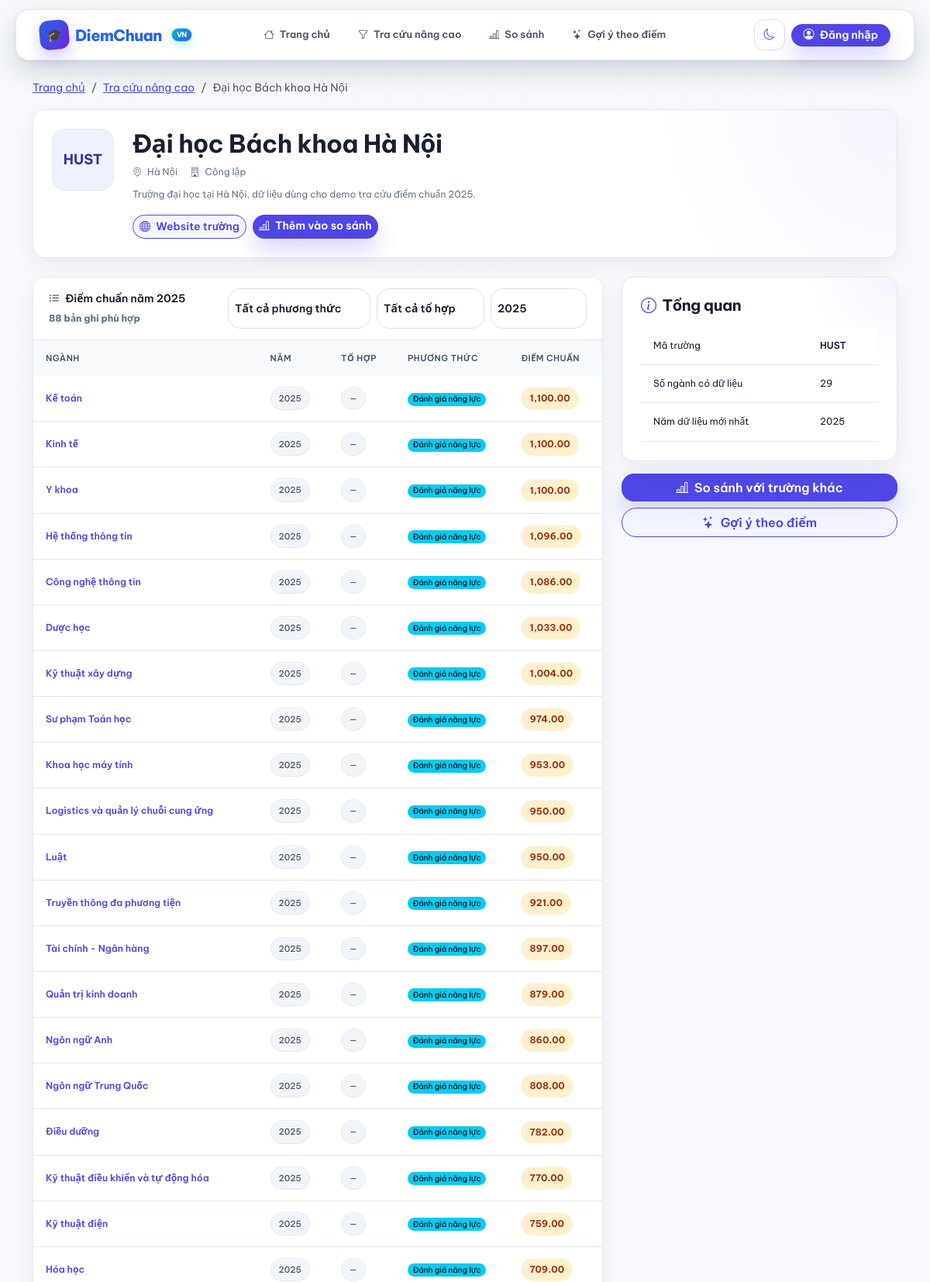
/university.php?id=1 (upper part), run on the app's committed database.
### tables this page shows
CREATE TABLE `universities` (
  `university_id` int(11) NOT NULL,
  `university_name` varchar(255) NOT NULL,
  `university_code` varchar(50) DEFAULT NULL,
  `province` varchar(100) DEFAULT NULL,
  `address` varchar(255) DEFAULT NULL,
  `website` varchar(255) DEFAULT NULL,
  `description` text DEFAULT NULL,
  `school_type` varchar(50) DEFAULT NULL,
  `is_featured` tinyint(1) DEFAULT 0,
  `logo` varchar(255) DEFAULT NULL
);

CREATE TABLE `admission_scores` (
  `score_id` int(11) NOT NULL,
  `university_id` int(11) NOT NULL,
  `major_id` int(11) NOT NULL,
  `year` int(11) NOT NULL,
  `combination` varchar(100) DEFAULT NULL,
  `method` varchar(50) DEFAULT 'THPT',
  `score` decimal(7,2) NOT NULL,
  `quota` int(11) DEFAULT 0
);

CREATE TABLE `majors` (
  `major_id` int(11) NOT NULL,
  `major_name` varchar(255) NOT NULL,
  `major_code` varchar(50) DEFAULT NULL
);

### includes/config.php (called while the page is built, shortened)
<?php
function url(string $path = ''): string
{
    $path = ltrim($path, '/');
    return BASE_URL . '/' . $path;
}

### includes/functions.php (called while the page is built, shortened)
<?php
require_once __DIR__.'/config.php';
function e(string $s):string{ return htmlspecialchars($s,ENT_QUOTES,'UTF-8'); }

### university.php (the view, shortened to what this page needs)
<?php
require_once 'includes/functions.php';
$id = (int)($_GET['id'] ?? 0);
$db = getDB();
$universityStmt = $db->prepare("
    SELECT *
    FROM universities
    WHERE university_id = ?
");
$universityStmt->execute([$id]);
$university = $universityStmt->fetch();
require_once 'includes/header.php';
function university_method_label(string $method): string
{
    $labels = [
        'THPT'    => 'Thi THPT',
        'HocBa'   => 'Học bạ',
        'TongHop' => 'Tổng hợp',
        'DGNL'    => 'Đánh giá năng lực',
    ];
    return $labels[$method] ?? $method;
}
function university_method_color(string $method): string
{
    $colors = [
        'THPT'    => 'primary',
        'HocBa'   => 'success',
        'TongHop' => 'warning',
        'DGNL'    => 'info',
    ];
    return $colors[$method] ?? 'secondary';
}
$yearsStmt = $db->prepare("
    SELECT DISTINCT year
    FROM admission_scores
    WHERE university_id = ?
    ORDER BY year DESC
");
$yearsStmt->execute([$id]);
$years = $yearsStmt->fetchAll(PDO::FETCH_COLUMN);
$filterYear = isset($_GET['year'])
    ? (int)$_GET['year']
    : (int)($years[0] ?? 0);
$where = ['s.university_id = :university_id'];
$params = [':university_id' => $id];
if ($filterYear > 0) {
    $where[] = 's.year = :year';
    $params[':year'] = $filterYear;
}
$scoresSql = "
    SELECT
        m.major_id,
        m.major_name,
        s.year,
        s.combination,
        s.method,
        s.score,
        s.quota
    FROM admission_scores s
    JOIN majors m
      ON s.major_id = m.major_id
    WHERE " . implode(' AND ', $where) . "
    ORDER BY s.score DESC, m.major_name ASC
";
$scoresStmt = $db->prepare($scoresSql);
$scoresStmt->execute($params);
$scores = $scoresStmt->fetchAll();
$statsStmt = $db->prepare("
    SELECT
        COUNT(DISTINCT major_id) AS major_count,
        MAX(score) AS max_score,
        MIN(score) AS min_score,
        MAX(year) AS latest_year
    FROM admission_scores
    WHERE university_id = ?
");
$statsStmt->execute([$id]);
$stats = $statsStmt->fetch();
?>
<div class="container py-4">
  <nav class="mb-3" aria-label="breadcrumb">
    <ol class="breadcrumb small">
      <li class="breadcrumb-item">
        <a href="<?= url('index.php') ?>">Trang chủ</a>
      </li>
      <li class="breadcrumb-item">
        <a href="<?= url('search.php') ?>">Tra cứu nâng cao</a>
      </li>
      <li class="breadcrumb-item active" aria-current="page">
        <?= e($university['university_name']) ?>
      </li>
    </ol>
  </nav>
  <div class="card mb-4 p-4">
    <div class="d-flex gap-4 flex-wrap align-items-start">
      <div
        class="uni-logo flex-shrink-0 d-flex align-items-center justify-content-center"
        style="width:80px;height:80px;font-size:18px;font-weight:700"
      >
        <?= e(
            $university['university_code']
            ?: mb_substr($university['university_name'], 0, 4, 'UTF-8')
        ) ?>
      </div>
      <div class="flex-grow-1">
        <h2 class="fw-bold mb-2">
          <?= e($university['university_name']) ?>
        </h2>
        <div class="d-flex flex-wrap gap-3 text-muted small mb-2">
          <?php if (!empty($university['province'])): ?>
            <span>
              <i class="bi bi-geo-alt me-1"></i>
              <?= e($university['province']) ?>
            </span>
          <?php endif; ?>
          <span>
            <i class="bi bi-building me-1"></i>
            <?= e($university['school_type'] ?? '') ?>
          </span>
        </div>
        <?php if (!empty($university['description'])): ?>
          <p class="text-muted small mb-3">
            <?= e($university['description']) ?>
          </p>
        <?php endif; ?>
        <div class="d-flex flex-wrap gap-2">
          <?php if (!empty($university['website'])): ?>
            <a
              href="<?= e($university['website']) ?>"
              target="_blank"
              rel="noopener noreferrer"
              class="btn btn-sm btn-outline-primary"
            >
              <i class="bi bi-globe me-1"></i>
              Website trường
            </a>
          <?php endif; ?>
          <a
            href="<?= url('compare.php?uni1=' . $id) ?>"
            class="btn btn-sm btn-primary"
          >
            <i class="bi bi-bar-chart-line me-1"></i>
            Thêm vào so sánh
          </a>
        </div>
      </div>
    </div>
  </div>
  <div class="row g-4">
    <div class="col-lg-8">
      <div class="card">
        <div class="card-header">
          <div class="d-flex justify-content-between align-items-center flex-wrap gap-3">
            <div>
              <div class="fw-semibold">
                <i class="bi bi-list-ul me-1"></i>
                Điểm chuẩn
                <?= $filterYear > 0 ? 'năm ' . e($filterYear) : 'tất cả các năm' ?>
              </div>
              <div class="text-muted small mt-1">
                <?= count($scores) ?> bản ghi phù hợp
              </div>
            </div>
            <form method="GET" class="d-flex flex-wrap gap-2 align-items-center">
              <select
                name="method"
                class="form-select form-select-sm"
                style="width:auto;min-width:170px"
                onchange="this.form.submit()"
              >
                <option value="">Tất cả phương thức</option>
              </select>
              <select
                name="combination"
                class="form-select form-select-sm"
                style="width:auto;min-width:130px"
                onchange="this.form.submit()"
              >
                <option value="">Tất cả tổ hợp</option>
              </select>
              <select
                name="year"
                class="form-select form-select-sm"
                style="width:auto;min-width:110px"
                onchange="this.form.submit()"
              >
                <?php foreach ($years as $year): ?>
                  <option
                    value="<?= e($year) ?>"
                    <?= $filterYear === (int)$year ? 'selected' : '' ?>
                  >
                    <?= e($year) ?>
                  </option>
                <?php endforeach; ?>
              </select>
            </form>
          </div>
        </div>
        <div class="table-responsive">
          <table class="table table-hover mb-0 align-middle small">
            <thead>
              <tr>
                <th>Ngành</th>
                <th>Năm</th>
                <th>Tổ hợp</th>
                <th>Phương thức</th>
                <th>Điểm chuẩn</th>
              </tr>
            </thead>
            <tbody>
              <?php if (empty($scores)): ?>
                <tr>
                  <td colspan="5" class="text-center text-muted py-5">
                    Không có dữ liệu phù hợp với bộ lọc hiện tại.
                  </td>
                </tr>
              <?php else: ?>
                <?php foreach ($scores as $row): ?>
                  <?php
                  $scoreClass = $row['score'] >= 27
                      ? 'sb-hi'
                      : ($row['score'] >= 23 ? 'sb-mid' : 'sb-lo');
                  $methodValue = (string)($row['method'] ?? '');
                  ?>
                  <tr>
                    <td>
                      <a
                        href="<?= url('major.php?id=' . $row['major_id']) ?>"
                        class="text-decoration-none fw-semibold"
                      >
                        <?= e($row['major_name']) ?>
                      </a>
                    </td>
                    <td>
                      <span class="chip"><?= e($row['year']) ?></span>
                    </td>
                    <td>
                      <span class="chip">
                        <?= !empty($row['combination'])
                            ? e($row['combination'])
                            : '—' ?>
                      </span>
                    </td>
                    <td>
                      <?php if ($methodValue !== ''): ?>
                        <span
                          class="badge text-bg-<?= e(university_method_color($methodValue)) ?> fw-normal"
                          style="font-size:10px;border-radius:20px"
                        >
                          <?= e(university_method_label($methodValue)) ?>
                        </span>
                      <?php else: ?>
                        <span class="text-muted">—</span>
                      <?php endif; ?>
                    </td>
                    <td>
                      <span class="score-badge <?= $scoreClass ?>">
                        <?= number_format((float)$row['score'], 2) ?>
                      </span>
                    </td>
                  </tr>
                <?php endforeach; ?>
              <?php endif; ?>
            </tbody>
          </table>
        </div>
      </div>
    </div>
    <div class="col-lg-4">
      <div class="card p-4 mb-3">
        <h5 class="fw-bold mb-3">
          <i class="bi bi-info-circle me-1 text-primary"></i>
          Tổng quan
        </h5>
        <table class="table table-sm small mb-0">
          <tr>
            <td class="text-muted">Mã trường</td>
            <td class="fw-semibold">
              <?= e($university['university_code'] ?? '—') ?>
            </td>
          </tr>
          <tr>
            <td class="text-muted">Số ngành có dữ liệu</td>
            <td><?= number_format((int)($stats['major_count'] ?? 0)) ?></td>
          </tr>
          <tr>
            <td class="text-muted">Năm dữ liệu mới nhất</td>
            <td><?= e($stats['latest_year'] ?? '—') ?></td>
          </tr>
        </table>
      </div>
      <a
        href="<?= url('compare.php?uni1=' . $id) ?>"
        class="btn btn-primary w-100 mb-2"
      >
        <i class="bi bi-bar-chart-line me-1"></i>
        So sánh với trường khác
      </a>
      <a
        href="<?= url('ai_recommend.php?province=' . urlencode($university['province'] ?? '')) ?>"
        class="btn btn-outline-primary w-100"
      >
        <i class="bi bi-stars me-1"></i>
        Gợi ý theo điểm
      </a>
    </div>
  </div>
</div>
<?php require_once 'includes/footer.php'; ?>

### data on the page
universities: university_name "Đại học Bách khoa Hà Nội", university_code "HUST", province "Hà Nội", school_type "Công lập", description "Trường đại học tại Hà Nội, dữ liệu dùng cho demo tra cứu điểm chuẩn 2025."
admission_scores: major.major_name "Kế toán", year "2025", method "Đánh giá năng lực", score "1,100.00"
admission_scores: major.major_name "Kinh tế", year "2025", method "Đánh giá năng lực", score "1,100.00"
admission_scores: major.major_name "Y khoa", year "2025", method "Đánh giá năng lực", score "1,100.00"
admission_scores: major.major_name "Hệ thống thông tin", year "2025", method "Đánh giá năng lực", score "1,096.00"
admission_scores: major.major_name "Công nghệ thông tin", year "2025", method "Đánh giá năng lực", score "1,086.00"
admission_scores: major.major_name "Dược học", year "2025", method "Đánh giá năng lực", score "1,033.00"
admission_scores: major.major_name "Kỹ thuật xây dựng", year "2025", method "Đánh giá năng lực", score "1,004.00"
admission_scores: major.major_name "Sư phạm Toán học", year "2025", method "Đánh giá năng lực", score "974.00"
admission_scores: major.major_name "Khoa học máy tính", year "2025", method "Đánh giá năng lực", score "953.00"
admission_scores: major.major_name "Logistics và quản lý chuỗi cung ứng", year "2025", method "Đánh giá năng lực", score "950.00"
admission_scores: major.major_name "Luật", year "2025", method "Đánh giá năng lực", score "950.00"
admission_scores: major.major_name "Truyền thông đa phương tiện", year "2025", method "Đánh giá năng lực", score "921.00"
admission_scores: major.major_name "Tài chính - Ngân hàng", year "2025", method "Đánh giá năng lực", score "897.00"
admission_scores: major.major_name "Quản trị kinh doanh", year "2025", method "Đánh giá năng lực", score "879.00"
admission_scores: major.major_name "Ngôn ngữ Anh", year "2025", method "Đánh giá năng lực", score "860.00"
admission_scores: major.major_name "Ngôn ngữ Trung Quốc", year "2025", method "Đánh giá năng lực", score "808.00"
admission_scores: major.major_name "Điều dưỡng", year "2025", method "Đánh giá năng lực", score "782.00"
admission_scores: major.major_name "Kỹ thuật điều khiển và tự động hóa", year "2025", method "Đánh giá năng lực", score "770.00"
admission_scores: major.major_name "Kỹ thuật điện", year "2025", method "Đánh giá năng lực", score "759.00"
admission_scores: major.major_name "Hóa học", year "2025", method "Đánh giá năng lực", score "709.00"

### other printed values
$label "Trang chủ"
$label "Tra cứu nâng cao"
$label "So sánh"
$label "Gợi ý theo điểm"
$filterYear "2025"
count($scores) "88"
$stats['major_count'] "29"
$stats['latest_year'] "2025"
form field year "2025"
